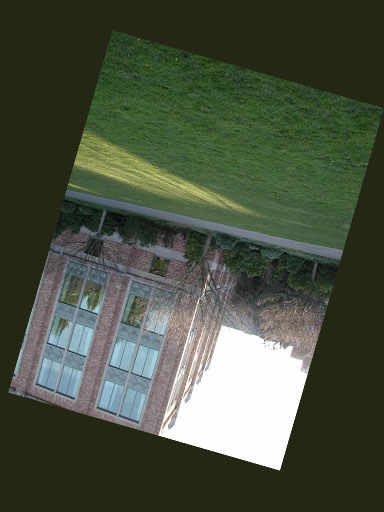
%> input picture Ex2/Image Stitching/campus2_transformed.jpg, 384 x 512 px
$ octave --eval "image_stitching;"   (GNU Octave 9; MATLAB toolbox functions it lacks are replaced by stand-ins)
%> lines starting %> are read from the running program, lines starting %| are printed output that depends on the picture


%% tutorial of vlfeat sift http://www.vlfeat.org/overview/sift.html

function image_stitching
    % vlfeat initialization, onetime setup
    run('vlfeat-0.9.19-bin/vlfeat-0.9.19/toolbox/vl_setup');
%> (this line was passed over: vl_setup is not available in this run)

    % image loading example
    function [single_im, color_im] = loadIm(path)
%> called with path = 'campus2_transformed.jpg'
        color_im = im2double(imread(path));
        single_im = single(rgb2gray(color_im));
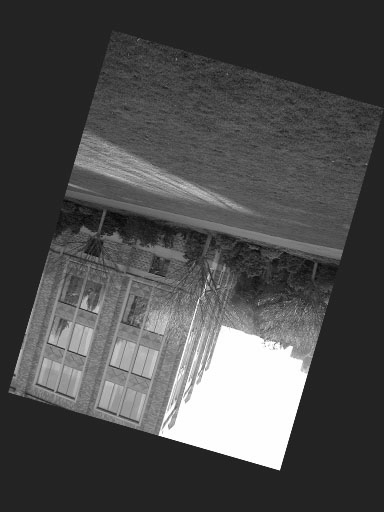
%> single_im: size 512x384 single; min 0.0224, max 1, mean 0.306
    end
    [sImg1, cImg1] = loadIm('campus2_transformed.jpg');
    [sImg2, cImg2] = loadIm('campus1.jpg');
%> call 2 of loadIm, with path = 'campus1.jpg'
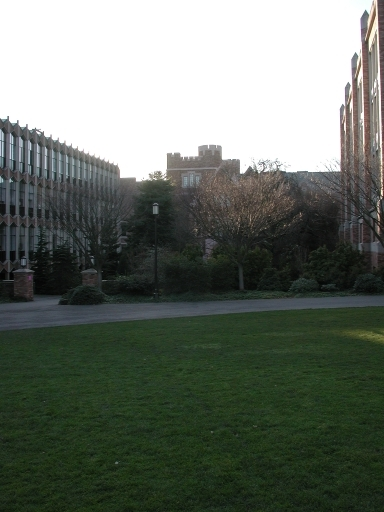
%> input picture Ex2/Image Stitching/campus1.jpg, 384 x 512 px
%> (the run ends here)
